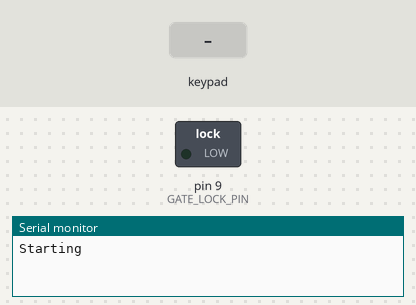
Recording of a sketch running on a simulated Arduino Uno, built for the host (arithmetic inside an expression is 32-bit, double 64-bit). On the bench: switched loads named in the sketch (green lamp = pin HIGH), the last lines printed to the serial monitor. The test bench sets the inputs (shaded band). WiFi joins after 1.5 s; servers stay silent unless stated.

Above: at 1.2 s.
1.3 s: keypad keys 0 9 0 9 # pressed 0.4 s apart
At 3.5 s:
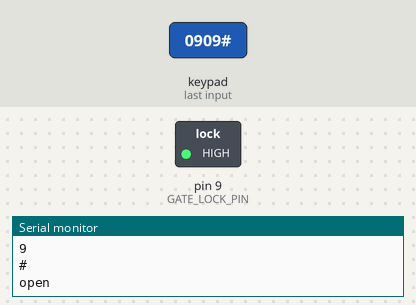
5.1 s: key '*' pressed
Timing chart, 0 to 8.1 s (numbered marks = the images above; inputs shaded):
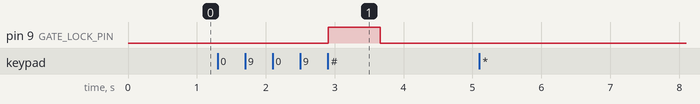

The sketch:

access_manager.ino
```cpp
#include <Keypad.h>

#include <SPI.h>         // needed for Arduino versions later than 0018
#include <Ethernet.h>
#include <EthernetUdp.h>         // UDP library from: bjoern@cs.stanford.edu 12/30/2008

const boolean DEBUG = false;

// Enter a MAC address and IP address for your controller below.
// The IP address will be dependent on your local network:
byte mac[] = { 0xDE, 0xAD, 0xBE, 0xEF, 0xFE, 0xDD };

IPAddress local_ip(192, 168, 0, 201);
const unsigned int udp_port = 54545;      // local port to listen on

IPAddress server_ip(192, 168, 0, 252);

const long KEEP_ALIVE_INTERVAL =  180000;
// const long KEEP_ALIVE_INTERVAL =  5000;
unsigned long nextDeviceKeepAliveTime = 0;

// buffers for receiving and sending data
char packetBuffer[UDP_TX_PACKET_MAX_SIZE]; //buffer to hold incoming packet,
char  ReplyBuffer[] = "acknowledged";       // a string to send back

// An EthernetUDP instance to let us send and receive packets over UDP
EthernetUDP Udp;

// Keypad stuff
const byte ROWS = 4; //four rows
const byte COLS = 3; //three columns
char keys[ROWS][COLS] = {
  {'1','2','3'},
  {'4','5','6'},
  {'7','8','9'},
  {'*','0','#'}
};
// Connect keypad ROW0 (1,2,3), ROW1 (4,5,6), ROW2 and ROW3 to these Arduino pins.
byte rowPins[ROWS] = {5, 4, 3, 2}; //connect to the row pinouts of the keypad
// Connect keypad COL0 (1,4,7,*), COL1 (2,5,8,0) and COL2 to these Arduino pins.
byte colPins[COLS] = {8, 7, 6};        //connect to the column pinouts of the keypad

Keypad keypad = Keypad( makeKeymap(keys), rowPins, colPins, ROWS, COLS );

const int TIME_OUT_DURATION = 5000;
const int LOCK_OPEN_DURATION = 750;
unsigned long timeout = 0;
String keyPresses = "";

const int PASSWORDS = 6;
String passwords[PASSWORDS] = { "0909", "0504", "0805", "2907", "4320", "4267" };
String who[PASSWORDS]       = { "Renen", "Ros", "Sofie", "Finn", "Sniper", "Nicolene" };

const int GATE_LOCK_PIN = 9;

void setup() {
  Serial.begin(9600);
  Serial.println("Starting");

  pinMode(GATE_LOCK_PIN, OUTPUT);

  Ethernet.begin(mac,local_ip);
  Udp.begin(udp_port);

}

void loop() {

  unsigned long currentTime = millis();

  if (currentTime >= nextDeviceKeepAliveTime) {
      sendKeepAlive(currentTime);
  }

  if ((keyPresses.length()>0) && (currentTime>timeout)) {
    keyPresses = "";
  }

  char key = keypad.getKey();
  if (key) {
    Serial.println(key);
    timeout = currentTime + TIME_OUT_DURATION;
    if (key=='#') {
      if (keyPresses.length()>0) {
        String accessor = checkPassword(keyPresses);
        if (accessor.length()>0) {
          openGateLock();
          udp("front_gate", accessor);
        } else {
          udp("front_gate_fail", keyPresses);
        }
        keyPresses = "";
      }
    } else {
      keyPresses = keyPresses + key;
      if (keyPresses.length()>20) {
        udp("front_gate_fail", keyPresses);
        keyPresses = "";
      }
    }
  }

}

String checkPassword(String keyPresses) {
  String accessor = "";
  int i;
  for(i=0; i<PASSWORDS; i=i+1) {
    if (passwords[i]==keyPresses) {
      accessor = who[i];
      break;
    }
  }
  return accessor;
}

void openGateLock() {
  Serial.println("open");
  digitalWrite(GATE_LOCK_PIN, HIGH);
  delay(LOCK_OPEN_DURATION);
  Serial.println("close");
  digitalWrite(GATE_LOCK_PIN, LOW);
}

void sendKeepAlive(unsigned long currentTime) {
  udp("front_gate_alive", "1");
  nextDeviceKeepAliveTime = currentTime + KEEP_ALIVE_INTERVAL;
}

void udp(String sensor, String message) {
  String payload = sensor + " " + message;
  char p[50];
  payload.toCharArray(p, 50);
  if (DEBUG==false) {
    Udp.beginPacket(server_ip, udp_port);
    Udp.write(p);
    Udp.endPacket();
  } else {
    Serial.println(p);
  }
}
```

Measured:
- after the input at 1.3 s, pin 9 (GATE_LOCK_PIN): LOW → HIGH after 1.6 s, → LOW 0.75 s later
